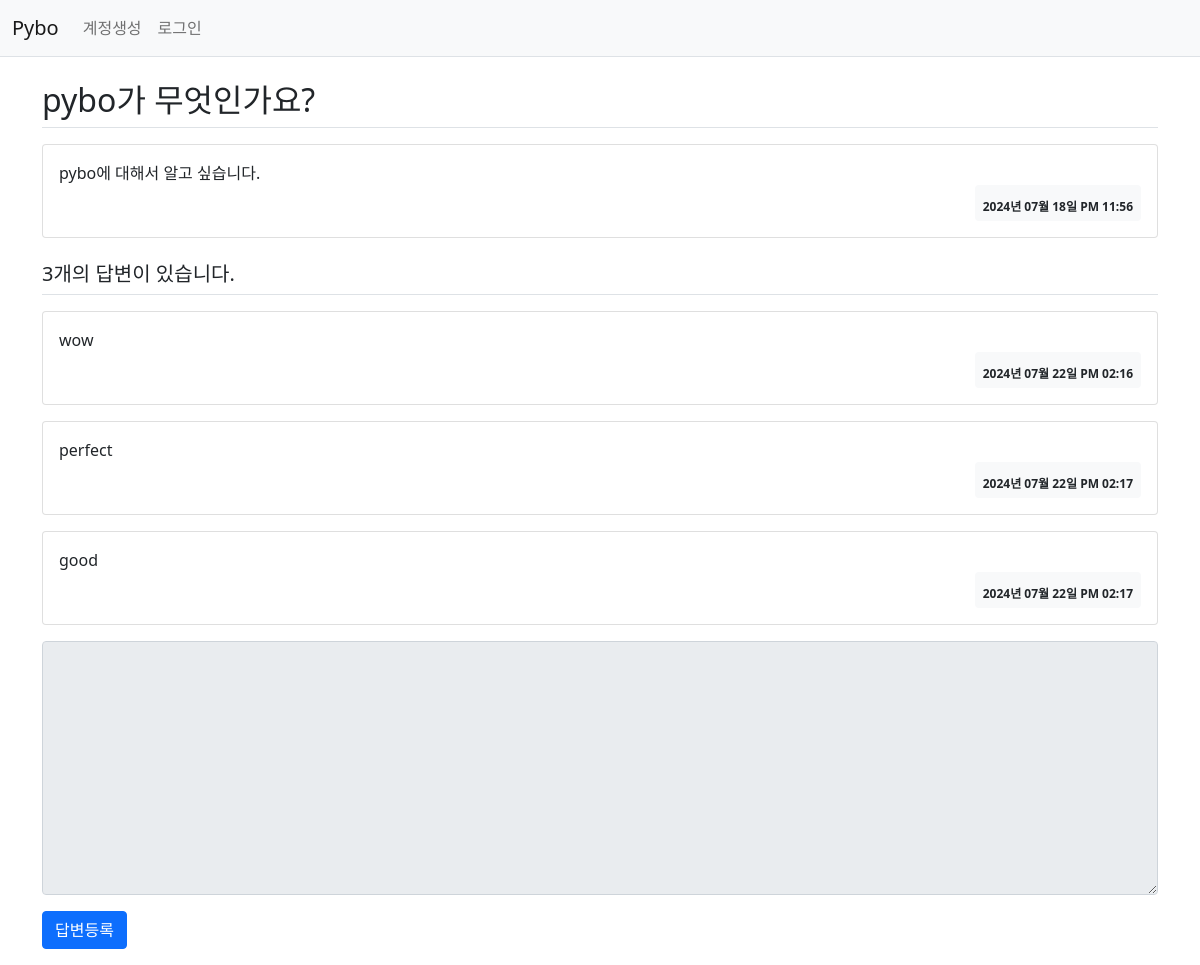
/question/detail/1/, run on an earlier commit of the app's database.
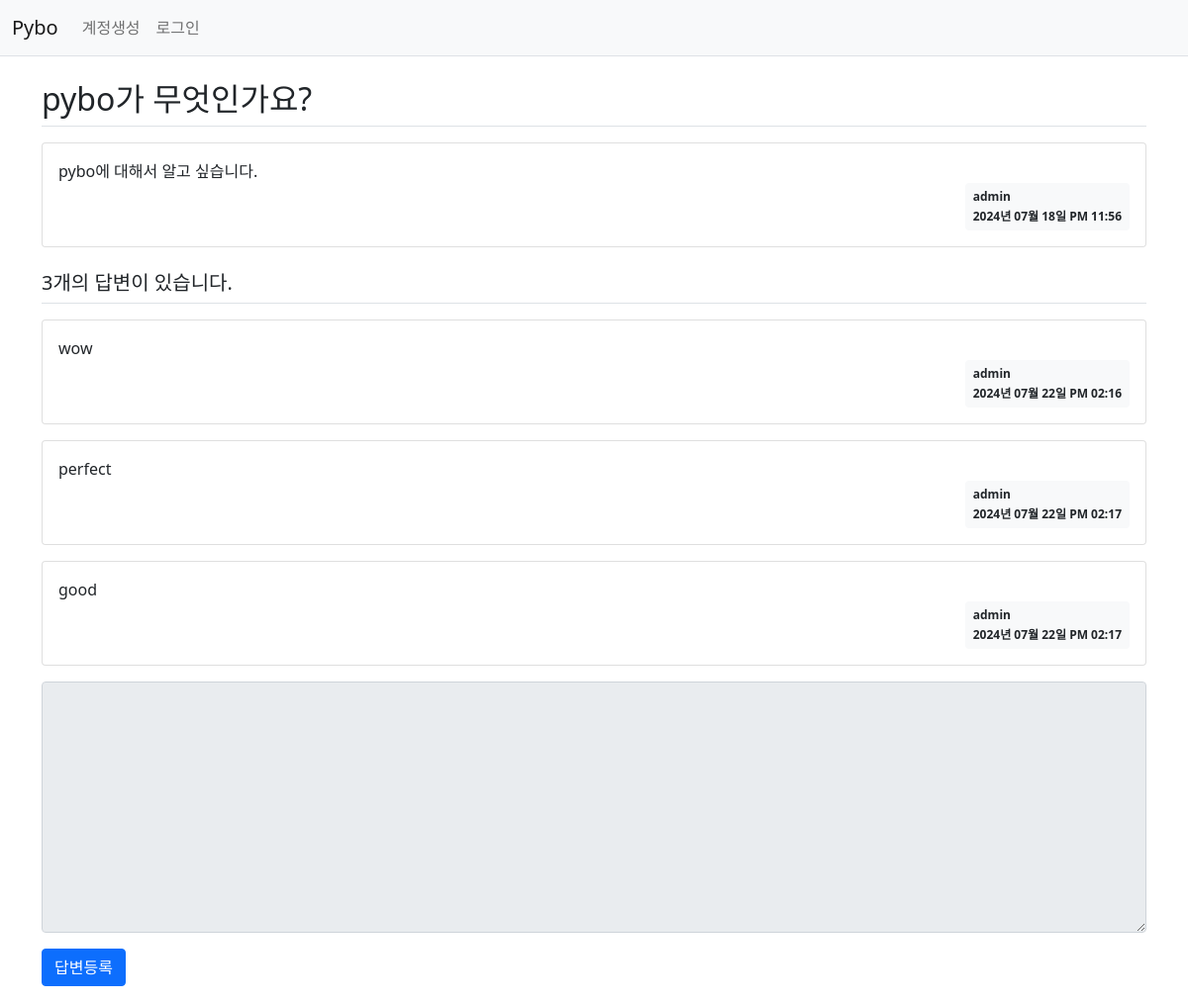
And on a later commit of the database.
### pybo/models.py (models this page shows)
class Question(db.Model):
    id = db.Column(db.Integer, primary_key=True)
    subject = db.Column(db.String(200), nullable=False)
    content = db.Column(db.Text(), nullable=False)
    create_date = db.Column(db.DateTime(), nullable=False)
    user_id = db.Column(db.Integer, db.ForeignKey('user.id', ondelete='CASCADE'), nullable=False)
    user = db.relationship('User', backref=db.backref('question_set'))

class Answer(db.Model):
    id = db.Column(db.Integer, primary_key=True)
    question_id = db.Column(db.Integer, db.ForeignKey('question.id', ondelete='CASCADE'))
    question = db.relationship('Question', backref=db.backref('answer_set', cascade='all, delete-orphan'))
    content = db.Column(db.Text(), nullable=False)
    create_date = db.Column(db.DateTime(), nullable=False)
    user_id = db.Column(db.Integer, db.ForeignKey('user.id', ondelete='CASCADE'), nullable=False)
    user = db.relationship('User', backref=db.backref('answer_set'))

class User(db.Model):
    id = db.Column(db.Integer, primary_key=True)
    username = db.Column(db.String(150), unique=True, nullable=False)
    password = db.Column(db.String(200), nullable=False)
    email = db.Column(db.String(120), unique=True, nullable=False)

### pybo/views/question_views.py (the view)
@bp.route('/detail/<int:question_id>/') # 숫자가 매핑되는 것을 알려줌(int)
def detail(question_id):
    form = AnswerForm()
    question = Question.query.get_or_404(question_id)
    return render_template('question/question_detail.html', question=question, form=form)

### pybo/forms.py
class AnswerForm(FlaskForm):
    content = TextAreaField('내용', validators=[DataRequired('내용은 필수입력 항목입니다.')])

### pybo/filter.py (called while the page is built)
def format_datetime(value, fmt='%Y년 %m월 %d일 %p %I:%M'):
    return value.strftime(fmt)

### pybo/views/auth_views.py (called while the page is built)
@bp.before_app_request
def load_logged_in_user():
    user_id = session.get('user_id')
    if user_id is None:
        g.user = None
    else:
        g.user = User.query.get(user_id)

### pybo/templates/question/question_detail.html (shortened to what this page needs)
{% extends 'base.html' %}
{% block content %}
<div class="container my-3">
    <h2 class="border-bottom py-2">{{ question.subject }}</h2>
    <div class="card my-3">
        <div class="card-body">
            <div class="card-text" style="white-space: pre-line;">{{ question.content }}</div>
            <div class="d-flex justify-content-end">
                <div class="badge bg-light text-dark p-2 text-start">
                    <div class="mb-2">{{ question.user.username }}</div>
                    <div>{{ question.create_date|datetime }}</div>
                </div>
            </div>
        </div>
    </div>
    <h5 class="border-bottom my-3 py-2">{{ question.answer_set|length }}개의 답변이 있습니다.</h5>
    {% for answer in question.answer_set %}
    <div class="card my-3">
        <div class="card-body">
            <div class="card-text" style="white-space: pre-line;">{{ answer.content }}</div>
            <div class="d-flex justify-content-end">
                <div class="badge bg-light text-dark p-2 text-start">
                    <div class="mb-2">{{ answer.user.username }}</div>
                    <div>{{ answer.create_date|datetime }}</div>
                </div>
            </div>
        </div>
    </div>
    {% endfor %}
    <form action="{{ url_for('answer.create', question_id=question.id) }}" method="post" class="my-3">
        <div class="mb-3">
            <textarea {% if not g.user %}disabled{% endif %}
                name="content" id="content" class="form-control" rows="10"></textarea>
        </div>
        <input type="submit" value="답변등록" class="btn btn-primary">
    </form>
</div>
{% endblock %}

### pybo/templates/base.html (shortened to what this page needs)
<!doctype html>
<html lang="ko">
<head>
    <link rel="stylesheet" href="{{ url_for('static', filename='bootstrap.min.css') }}">
</head>
<body>
{% include "common/navbar.html" %}
{% block content %}
{% endblock %}
</body>
</html>

### pybo/templates/common/navbar.html (shortened to what this page needs)
<nav class="navbar navbar-expand-lg navbar-light bg-light border-bottom">
  <div class="container-fluid">
      <a class="navbar-brand" href="{{ url_for('main.index') }}">Pybo</a>
      <div class="collapse navbar-collapse" id="navbarSupportedContent">
        {% if g.user %}
        <ul class="navbar-nav">
            <li class="nav-item ">
                <a class="nav-link" href="{{ url_for('auth.logout') }}">{{ g.user.username }} (로그아웃)</a>
            </li>
        </ul>
        {% else %}
        <ul class="navbar-nav me-auto mb-2 mb-lg-0">
            <li class="nav-item">
            <a class="nav-link" href="{{ url_for('auth.signup') }}">계정생성</a>
            </li>
            <li class="nav-item">
            <a class="nav-link" href="{{ url_for('auth.login') }}">로그인</a>
            </li>
        </ul>
        {% endif %}
      </div>
  </div>
</nav>

What changed in the data, as far as the page shows it:
added User: user.username "admin"
shown differently, row unchanged: Answer "wow": user.username (not shown) → "admin"
shown differently, row unchanged: Answer "perfect": user.username (not shown) → "admin"
shown differently, row unchanged: Answer "good": user.username (not shown) → "admin"
